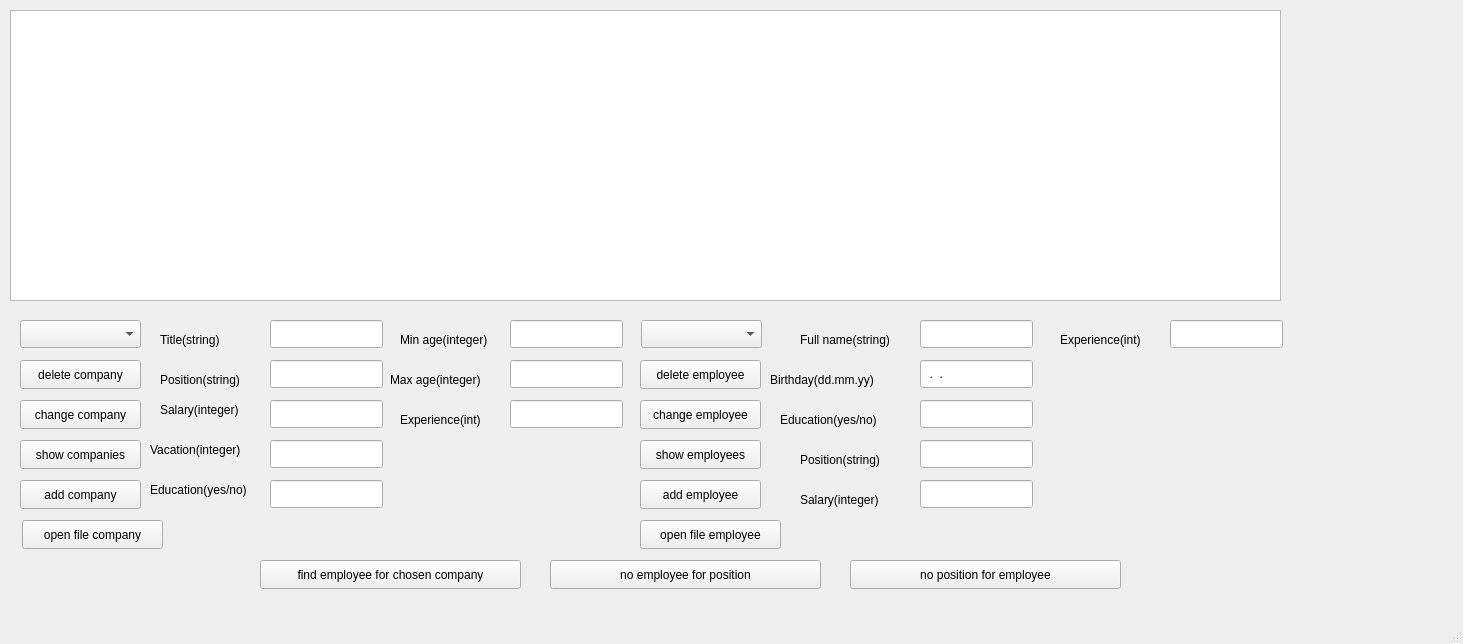
<?xml version="1.0" encoding="UTF-8"?>
<ui version="4.0">
 <class>MainWindow</class>
 <widget class="QMainWindow" name="MainWindow">
  <property name="geometry">
   <rect>
    <x>0</x>
    <y>0</y>
    <width>1463</width>
    <height>644</height>
   </rect>
  </property>
  <property name="windowTitle">
   <string>MainWindow</string>
  </property>
  <widget class="QWidget" name="centralwidget">
   <widget class="QPushButton" name="CompanyButton">
    <property name="geometry">
     <rect>
      <x>20</x>
      <y>440</y>
      <width>121</width>
      <height>29</height>
     </rect>
    </property>
    <property name="text">
     <string>show companies</string>
    </property>
   </widget>
   <widget class="QPushButton" name="EmployeeButton">
    <property name="geometry">
     <rect>
      <x>640</x>
      <y>440</y>
      <width>121</width>
      <height>29</height>
     </rect>
    </property>
    <property name="text">
     <string>show employees</string>
    </property>
   </widget>
   <widget class="QPushButton" name="addEmployeeButton">
    <property name="geometry">
     <rect>
      <x>640</x>
      <y>480</y>
      <width>121</width>
      <height>29</height>
     </rect>
    </property>
    <property name="text">
     <string>add employee</string>
    </property>
   </widget>
   <widget class="QPushButton" name="addCompanyButton">
    <property name="geometry">
     <rect>
      <x>20</x>
      <y>480</y>
      <width>121</width>
      <height>29</height>
     </rect>
    </property>
    <property name="text">
     <string>add company</string>
    </property>
   </widget>
   <widget class="QPushButton" name="changeCompanyButton">
    <property name="geometry">
     <rect>
      <x>20</x>
      <y>400</y>
      <width>121</width>
      <height>29</height>
     </rect>
    </property>
    <property name="text">
     <string>change company</string>
    </property>
   </widget>
   <widget class="QPushButton" name="changeEmployeeButton">
    <property name="geometry">
     <rect>
      <x>640</x>
      <y>400</y>
      <width>121</width>
      <height>29</height>
     </rect>
    </property>
    <property name="text">
     <string>change employee</string>
    </property>
   </widget>
   <widget class="QPushButton" name="deleteCompanyButton">
    <property name="geometry">
     <rect>
      <x>20</x>
      <y>360</y>
      <width>121</width>
      <height>29</height>
     </rect>
    </property>
    <property name="text">
     <string>delete company</string>
    </property>
   </widget>
   <widget class="QPushButton" name="deleteEmployeeButton">
    <property name="geometry">
     <rect>
      <x>640</x>
      <y>360</y>
      <width>121</width>
      <height>29</height>
     </rect>
    </property>
    <property name="text">
     <string>delete employee</string>
    </property>
   </widget>
   <widget class="QTableWidget" name="tableWidget">
    <property name="geometry">
     <rect>
      <x>10</x>
      <y>10</y>
      <width>1271</width>
      <height>291</height>
     </rect>
    </property>
   </widget>
   <widget class="QComboBox" name="EmployeeComboBox">
    <property name="geometry">
     <rect>
      <x>641</x>
      <y>320</y>
      <width>121</width>
      <height>28</height>
     </rect>
    </property>
   </widget>
   <widget class="QComboBox" name="CompanyComboBox">
    <property name="geometry">
     <rect>
      <x>20</x>
      <y>320</y>
      <width>121</width>
      <height>28</height>
     </rect>
    </property>
   </widget>
   <widget class="QLineEdit" name="titleEdit">
    <property name="geometry">
     <rect>
      <x>270</x>
      <y>320</y>
      <width>113</width>
      <height>28</height>
     </rect>
    </property>
   </widget>
   <widget class="QLineEdit" name="positionInCompanyEdit">
    <property name="geometry">
     <rect>
      <x>270</x>
      <y>360</y>
      <width>113</width>
      <height>28</height>
     </rect>
    </property>
   </widget>
   <widget class="QLineEdit" name="salaryInCompanyEdit">
    <property name="geometry">
     <rect>
      <x>270</x>
      <y>400</y>
      <width>113</width>
      <height>28</height>
     </rect>
    </property>
   </widget>
   <widget class="QLineEdit" name="vacationEdit">
    <property name="geometry">
     <rect>
      <x>270</x>
      <y>440</y>
      <width>113</width>
      <height>28</height>
     </rect>
    </property>
   </widget>
   <widget class="QLineEdit" name="educationInCompanyEdit">
    <property name="geometry">
     <rect>
      <x>270</x>
      <y>480</y>
      <width>113</width>
      <height>28</height>
     </rect>
    </property>
   </widget>
   <widget class="QLineEdit" name="minAgeEdit">
    <property name="geometry">
     <rect>
      <x>510</x>
      <y>320</y>
      <width>113</width>
      <height>28</height>
     </rect>
    </property>
   </widget>
   <widget class="QLineEdit" name="maxAgeEdit">
    <property name="geometry">
     <rect>
      <x>510</x>
      <y>360</y>
      <width>113</width>
      <height>28</height>
     </rect>
    </property>
   </widget>
   <widget class="QLineEdit" name="experienceInCompanyEdit">
    <property name="geometry">
     <rect>
      <x>510</x>
      <y>400</y>
      <width>113</width>
      <height>28</height>
     </rect>
    </property>
   </widget>
   <widget class="QLineEdit" name="fullNameEdit">
    <property name="geometry">
     <rect>
      <x>920</x>
      <y>320</y>
      <width>113</width>
      <height>28</height>
     </rect>
    </property>
   </widget>
   <widget class="QLineEdit" name="birthdayEdit">
    <property name="geometry">
     <rect>
      <x>920</x>
      <y>360</y>
      <width>113</width>
      <height>28</height>
     </rect>
    </property>
    <property name="inputMask">
     <string>99.99.9999</string>
    </property>
   </widget>
   <widget class="QLineEdit" name="higherEducationEdit">
    <property name="geometry">
     <rect>
      <x>920</x>
      <y>400</y>
      <width>113</width>
      <height>28</height>
     </rect>
    </property>
   </widget>
   <widget class="QLineEdit" name="positionEdit">
    <property name="geometry">
     <rect>
      <x>920</x>
      <y>440</y>
      <width>113</width>
      <height>28</height>
     </rect>
    </property>
   </widget>
   <widget class="QLineEdit" name="salaryEdit">
    <property name="geometry">
     <rect>
      <x>920</x>
      <y>480</y>
      <width>113</width>
      <height>28</height>
     </rect>
    </property>
   </widget>
   <widget class="QLineEdit" name="experienceEdit">
    <property name="geometry">
     <rect>
      <x>1170</x>
      <y>320</y>
      <width>113</width>
      <height>28</height>
     </rect>
    </property>
   </widget>
   <widget class="QPushButton" name="findEmployeeForCompanyButton">
    <property name="geometry">
     <rect>
      <x>260</x>
      <y>560</y>
      <width>261</width>
      <height>29</height>
     </rect>
    </property>
    <property name="text">
     <string>find employee for chosen company</string>
    </property>
   </widget>
   <widget class="QPushButton" name="noEmployeeForPositionButton">
    <property name="geometry">
     <rect>
      <x>550</x>
      <y>560</y>
      <width>271</width>
      <height>29</height>
     </rect>
    </property>
    <property name="text">
     <string>no employee for position</string>
    </property>
   </widget>
   <widget class="QPushButton" name="noPositionForEmployeeButton">
    <property name="geometry">
     <rect>
      <x>850</x>
      <y>560</y>
      <width>271</width>
      <height>29</height>
     </rect>
    </property>
    <property name="text">
     <string>no position for employee</string>
    </property>
   </widget>
   <widget class="QLabel" name="label">
    <property name="geometry">
     <rect>
      <x>160</x>
      <y>330</y>
      <width>91</width>
      <height>20</height>
     </rect>
    </property>
    <property name="text">
     <string>Title(string)</string>
    </property>
   </widget>
   <widget class="QLabel" name="label_2">
    <property name="geometry">
     <rect>
      <x>160</x>
      <y>370</y>
      <width>101</width>
      <height>20</height>
     </rect>
    </property>
    <property name="text">
     <string>Position(string)</string>
    </property>
   </widget>
   <widget class="QLabel" name="label_3">
    <property name="geometry">
     <rect>
      <x>160</x>
      <y>400</y>
      <width>101</width>
      <height>20</height>
     </rect>
    </property>
    <property name="text">
     <string>Salary(integer)</string>
    </property>
   </widget>
   <widget class="QLabel" name="label_4">
    <property name="geometry">
     <rect>
      <x>150</x>
      <y>440</y>
      <width>121</width>
      <height>20</height>
     </rect>
    </property>
    <property name="text">
     <string>Vacation(integer)</string>
    </property>
   </widget>
   <widget class="QLabel" name="label_5">
    <property name="geometry">
     <rect>
      <x>150</x>
      <y>480</y>
      <width>121</width>
      <height>20</height>
     </rect>
    </property>
    <property name="text">
     <string>Education(yes/no)</string>
    </property>
   </widget>
   <widget class="QLabel" name="label_6">
    <property name="geometry">
     <rect>
      <x>400</x>
      <y>330</y>
      <width>111</width>
      <height>20</height>
     </rect>
    </property>
    <property name="text">
     <string>Min age(integer)</string>
    </property>
   </widget>
   <widget class="QLabel" name="label_7">
    <property name="geometry">
     <rect>
      <x>390</x>
      <y>370</y>
      <width>121</width>
      <height>20</height>
     </rect>
    </property>
    <property name="text">
     <string>Max age(integer)</string>
    </property>
   </widget>
   <widget class="QLabel" name="label_8">
    <property name="geometry">
     <rect>
      <x>400</x>
      <y>410</y>
      <width>101</width>
      <height>20</height>
     </rect>
    </property>
    <property name="text">
     <string>Experience(int)</string>
    </property>
   </widget>
   <widget class="QLabel" name="label_9">
    <property name="geometry">
     <rect>
      <x>800</x>
      <y>330</y>
      <width>111</width>
      <height>20</height>
     </rect>
    </property>
    <property name="text">
     <string>Full name(string)</string>
    </property>
   </widget>
   <widget class="QLabel" name="label_10">
    <property name="geometry">
     <rect>
      <x>770</x>
      <y>370</y>
      <width>141</width>
      <height>20</height>
     </rect>
    </property>
    <property name="text">
     <string>Birthday(dd.mm.yy)</string>
    </property>
   </widget>
   <widget class="QLabel" name="label_11">
    <property name="geometry">
     <rect>
      <x>780</x>
      <y>410</y>
      <width>131</width>
      <height>20</height>
     </rect>
    </property>
    <property name="text">
     <string>Education(yes/no)</string>
    </property>
   </widget>
   <widget class="QLabel" name="label_12">
    <property name="geometry">
     <rect>
      <x>800</x>
      <y>450</y>
      <width>101</width>
      <height>20</height>
     </rect>
    </property>
    <property name="text">
     <string>Position(string)</string>
    </property>
   </widget>
   <widget class="QLabel" name="label_13">
    <property name="geometry">
     <rect>
      <x>800</x>
      <y>490</y>
      <width>111</width>
      <height>20</height>
     </rect>
    </property>
    <property name="text">
     <string>Salary(integer)</string>
    </property>
   </widget>
   <widget class="QLabel" name="label_14">
    <property name="geometry">
     <rect>
      <x>1060</x>
      <y>330</y>
      <width>101</width>
      <height>20</height>
     </rect>
    </property>
    <property name="text">
     <string>Experience(int)</string>
    </property>
   </widget>
   <widget class="QPushButton" name="readCompanyFromFileButton">
    <property name="geometry">
     <rect>
      <x>22</x>
      <y>520</y>
      <width>141</width>
      <height>29</height>
     </rect>
    </property>
    <property name="text">
     <string>open file company</string>
    </property>
   </widget>
   <widget class="QPushButton" name="readEmployeeFromFileButton">
    <property name="geometry">
     <rect>
      <x>640</x>
      <y>520</y>
      <width>141</width>
      <height>29</height>
     </rect>
    </property>
    <property name="text">
     <string>open file employee</string>
    </property>
   </widget>
  </widget>
  <widget class="QMenuBar" name="menubar">
   <property name="geometry">
    <rect>
     <x>0</x>
     <y>0</y>
     <width>1463</width>
     <height>25</height>
    </rect>
   </property>
  </widget>
  <widget class="QStatusBar" name="statusbar"/>
 </widget>
 <resources/>
 <connections/>
</ui>
